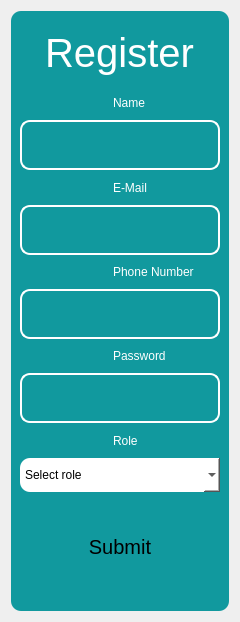
      <widget class="QWidget" name="Signup">
       <layout class="QGridLayout" name="gridLayout_2">
        <item row="0" column="0">
         <layout class="QGridLayout" name="gridLayout_4">
          <item row="0" column="0">
           <widget class="QFrame" name="frame_2">
            <property name="sizePolicy">
             <sizepolicy hsizetype="Maximum" vsizetype="Maximum">
              <horstretch>0</horstretch>
              <verstretch>0</verstretch>
             </sizepolicy>
            </property>
            <property name="minimumSize">
             <size>
              <width>200</width>
              <height>600</height>
             </size>
            </property>
            <property name="maximumSize">
             <size>
              <width>400</width>
              <height>600</height>
             </size>
            </property>
            <property name="styleSheet">
             <string notr="true">background-color: #11999e;
border-radius: 10px</string>
            </property>
            <property name="frameShape">
             <enum>QFrame::StyledPanel</enum>
            </property>
            <property name="frameShadow">
             <enum>QFrame::Raised</enum>
            </property>
            <layout class="QVBoxLayout" name="verticalLayout_3">
             <item>
              <layout class="QVBoxLayout" name="verticalLayout">
               <item>
                <layout class="QVBoxLayout" name="verticalLayout_4">
                 <property name="spacing">
                  <number>0</number>
                 </property>
                 <property name="topMargin">
                  <number>10</number>
                 </property>
                 <property name="bottomMargin">
                  <number>30</number>
                 </property>
                 <item alignment="Qt::AlignHCenter">
                  <widget class="QLabel" name="register_lbl">
                   <property name="sizePolicy">
                    <sizepolicy hsizetype="Maximum" vsizetype="Maximum">
                     <horstretch>0</horstretch>
                     <verstretch>0</verstretch>
                    </sizepolicy>
                   </property>
                   <property name="font">
                    <font>
                     <pointsize>30</pointsize>
                    </font>
                   </property>
                   <property name="styleSheet">
                    <string notr="true">color: white;</string>
                   </property>
                   <property name="text">
                    <string>Register</string>
                   </property>
                   <property name="alignment">
                    <set>Qt::AlignCenter</set>
                   </property>
                  </widget>
                 </item>
                 <item>
                  <spacer name="verticalSpacer_2">
                   <property name="orientation">
                    <enum>Qt::Vertical</enum>
                   </property>
                   <property name="sizeType">
                    <enum>QSizePolicy::Preferred</enum>
                   </property>
                   <property name="sizeHint" stdset="0">
                    <size>
                     <width>20</width>
                     <height>10</height>
                    </size>
                   </property>
                  </spacer>
                 </item>
                 <item>
                  <widget class="QLabel" name="label">
                   <property name="styleSheet">
                    <string notr="true">padding-left:90; color: white;</string>
                   </property>
                   <property name="text">
                    <string>Name</string>
                   </property>
                  </widget>
                 </item>
                 <item alignment="Qt::AlignHCenter">
                  <widget class="QTextEdit" name="name">
                   <property name="sizePolicy">
                    <sizepolicy hsizetype="Maximum" vsizetype="Maximum">
                     <horstretch>0</horstretch>
                     <verstretch>0</verstretch>
                    </sizepolicy>
                   </property>
                   <property name="minimumSize">
                    <size>
                     <width>0</width>
                     <height>0</height>
                    </size>
                   </property>
                   <property name="maximumSize">
                    <size>
                     <width>200</width>
                     <height>50</height>
                    </size>
                   </property>
                   <property name="font">
                    <font>
                     <pointsize>15</pointsize>
                    </font>
                   </property>
                   <property name="styleSheet">
                    <string notr="true">border: 2px solid #fff;
color: #fff; margin:0;</string>
                   </property>
                   <property name="verticalScrollBarPolicy">
                    <enum>Qt::ScrollBarAlwaysOff</enum>
                   </property>
                   <property name="horizontalScrollBarPolicy">
                    <enum>Qt::ScrollBarAlwaysOff</enum>
                   </property>
                   <property name="tabChangesFocus">
                    <bool>true</bool>
                   </property>
                  </widget>
                 </item>
                 <item>
                  <widget class="QLabel" name="label_2">
                   <property name="styleSheet">
                    <string notr="true">padding-left:90; color: white;</string>
                   </property>
                   <property name="text">
                    <string>E-Mail</string>
                   </property>
                  </widget>
                 </item>
                 <item alignment="Qt::AlignHCenter">
                  <widget class="QTextEdit" name="email">
                   <property name="sizePolicy">
                    <sizepolicy hsizetype="Maximum" vsizetype="Maximum">
                     <horstretch>0</horstretch>
                     <verstretch>0</verstretch>
                    </sizepolicy>
                   </property>
                   <property name="maximumSize">
                    <size>
                     <width>200</width>
                     <height>50</height>
                    </size>
                   </property>
                   <property name="font">
                    <font>
                     <pointsize>15</pointsize>
                    </font>
                   </property>
                   <property name="styleSheet">
                    <string notr="true">border: 2px solid #fff;
color: #fff; margin:0;</string>
                   </property>
                   <property name="tabChangesFocus">
                    <bool>true</bool>
                   </property>
                  </widget>
                 </item>
                 <item>
                  <widget class="QLabel" name="label_3">
                   <property name="styleSheet">
                    <string notr="true">padding-left:90; color: white;</string>
                   </property>
                   <property name="text">
                    <string>Phone Number</string>
                   </property>
                  </widget>
                 </item>
                 <item alignment="Qt::AlignHCenter">
                  <widget class="QTextEdit" name="phone">
                   <property name="sizePolicy">
                    <sizepolicy hsizetype="Maximum" vsizetype="Maximum">
                     <horstretch>0</horstretch>
                     <verstretch>0</verstretch>
                    </sizepolicy>
                   </property>
                   <property name="maximumSize">
                    <size>
                     <width>200</width>
                     <height>50</height>
                    </size>
                   </property>
                   <property name="font">
                    <font>
                     <pointsize>15</pointsize>
                    </font>
                   </property>
                   <property name="styleSheet">
                    <string notr="true">border: 2px solid #fff;
color: #fff; margin:0;</string>
                   </property>
                   <property name="tabChangesFocus">
                    <bool>true</bool>
                   </property>
                  </widget>
                 </item>
                 <item>
                  <widget class="QLabel" name="label_4">
                   <property name="styleSheet">
                    <string notr="true">padding-left:90; color: white;</string>
                   </property>
                   <property name="text">
                    <string>Password</string>
                   </property>
                  </widget>
                 </item>
                 <item alignment="Qt::AlignHCenter">
                  <widget class="QTextEdit" name="passwd">
                   <property name="sizePolicy">
                    <sizepolicy hsizetype="Maximum" vsizetype="Maximum">
                     <horstretch>0</horstretch>
                     <verstretch>0</verstretch>
                    </sizepolicy>
                   </property>
                   <property name="maximumSize">
                    <size>
                     <width>200</width>
                     <height>50</height>
                    </size>
                   </property>
                   <property name="font">
                    <font>
                     <pointsize>15</pointsize>
                    </font>
                   </property>
                   <property name="styleSheet">
                    <string notr="true">border: 2px solid #fff;
color: #fff; margin:0;
text-align: right;</string>
                   </property>
                   <property name="tabChangesFocus">
                    <bool>true</bool>
                   </property>
                  </widget>
                 </item>
                 <item>
                  <widget class="QLabel" name="label_6">
                   <property name="styleSheet">
                    <string notr="true">padding-left:90; color: white;</string>
                   </property>
                   <property name="text">
                    <string>Role</string>
                   </property>
                  </widget>
                 </item>
                 <item alignment="Qt::AlignHCenter">
                  <widget class="QComboBox" name="selected_role">
                   <property name="sizePolicy">
                    <sizepolicy hsizetype="Fixed" vsizetype="Fixed">
                     <horstretch>0</horstretch>
                     <verstretch>0</verstretch>
                    </sizepolicy>
                   </property>
                   <property name="minimumSize">
                    <size>
                     <width>200</width>
                     <height>0</height>
                    </size>
                   </property>
                   <property name="maximumSize">
                    <size>
                     <width>200</width>
                     <height>40</height>
                    </size>
                   </property>
                   <property name="styleSheet">
                    <string notr="true">background-color: white;</string>
                   </property>
                   <property name="editable">
                    <bool>false</bool>
                   </property>
                   <property name="currentIndex">
                    <number>0</number>
                   </property>
                   <item>
                    <property name="text">
                     <string>Select role</string>
                    </property>
                   </item>
                   <item>
                    <property name="text">
                     <string>Doctor</string>
                    </property>
                   </item>
                   <item>
                    <property name="text">
                     <string>Nurse</string>
                    </property>
                   </item>
                   <item>
                    <property name="text">
                     <string>Patient</string>
                    </property>
                   </item>
                   <item>
                    <property name="text">
                     <string>Pharmacist</string>
                    </property>
                   </item>
                   <item>
                    <property name="text">
                     <string>Accountant</string>
                    </property>
                   </item>
                   <item>
                    <property name="text">
                     <string>Reception</string>
                    </property>
                   </item>
                   <item>
                    <property name="text">
                     <string>Laboratory</string>
                    </property>
                   </item>
                  </widget>
                 </item>
                 <item>
                  <spacer name="verticalSpacer_3">
                   <property name="orientation">
                    <enum>Qt::Vertical</enum>
                   </property>
                   <property name="sizeType">
                    <enum>QSizePolicy::Fixed</enum>
                   </property>
                   <property name="sizeHint" stdset="0">
                    <size>
                     <width>20</width>
                     <height>30</height>
                    </size>
                   </property>
                  </spacer>
                 </item>
                 <item alignment="Qt::AlignHCenter">
                  <widget class="QPushButton" name="submit_btn">
                   <property name="sizePolicy">
                    <sizepolicy hsizetype="Fixed" vsizetype="MinimumExpanding">
                     <horstretch>0</horstretch>
                     <verstretch>0</verstretch>
                    </sizepolicy>
                   </property>
                   <property name="minimumSize">
                    <size>
                     <width>200</width>
                     <height>50</height>
                    </size>
                   </property>
                   <property name="maximumSize">
                    <size>
                     <width>200</width>
                     <height>50</height>
                    </size>
                   </property>
                   <property name="font">
                    <font>
                     <pointsize>15</pointsize>
                    </font>
                   </property>
                   <property name="cursor">
                    <cursorShape>OpenHandCursor</cursorShape>
                   </property>
                   <property name="styleSheet">
                    <string notr="true">QPushButton
{                  
	border: 2px solid #fff;\n
	background-color: #96dae4;
	color: #fff;
}

QPushButton:hover
{
background-color: #FFF;
color: black;
}</string>
                   </property>
                   <property name="text">
                    <string>Submit</string>
                   </property>
                  </widget>
                 </item>
                </layout>
               </item>
              </layout>
             </item>
            </layout>
           </widget>
          </item>
         </layout>
        </item>
       </layout>
      </widget>
